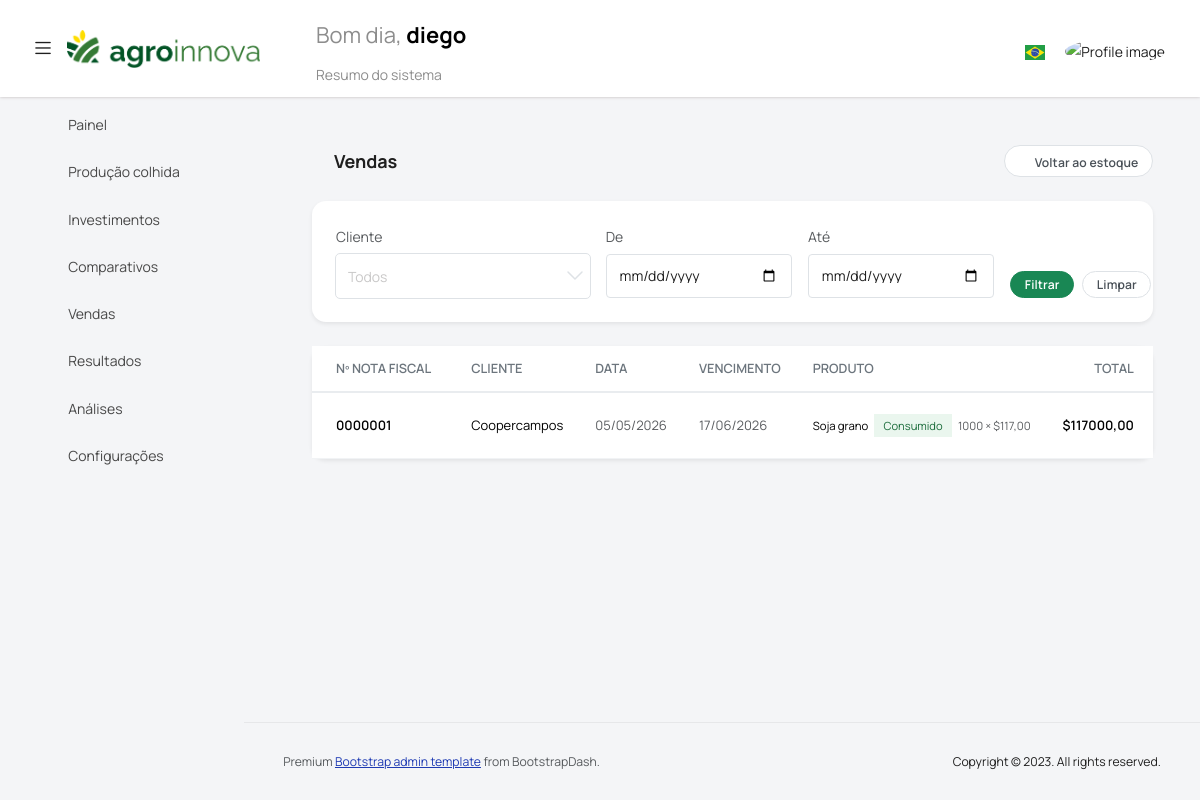
/ventas/ (signed in), run on an earlier commit of the app's database.
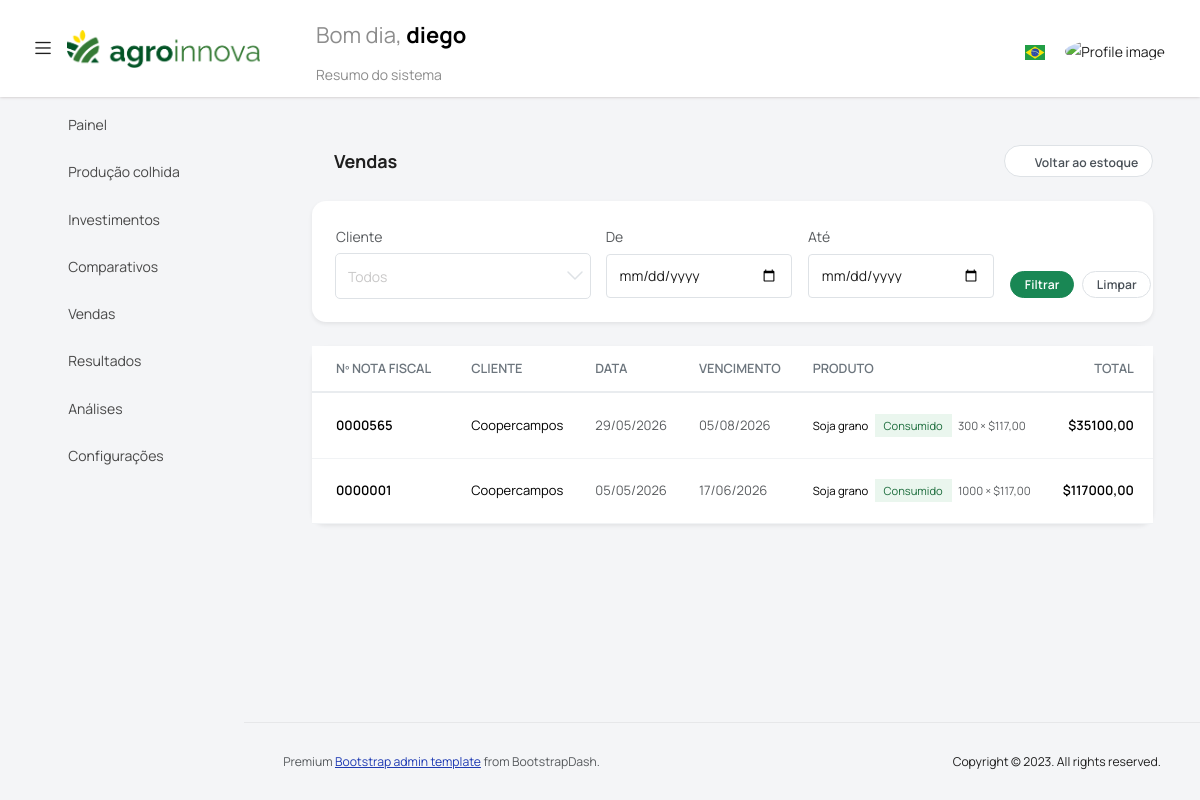
And on a later commit of the database.
### administracion/models.py (models this page shows, shortened)
class FacturaVenta(models.Model): #VER TEMA IMPUESTO
    empresa  = models.ForeignKey(Empresa, on_delete=models.CASCADE, verbose_name=_("Empresa"))
    cliente  = models.ForeignKey(Cliente, on_delete=models.CASCADE, verbose_name=_("Cliente"))
    numero   = models.CharField(max_length=20, verbose_name=_("NF-e número"))
    fecha             = models.DateField(verbose_name=_("Fecha"))
    fecha_vencimiento = models.DateField(null=True, blank=True, verbose_name=_("Fecha vencimiento"))
    archivo_pdf       = models.FileField(upload_to="facturas_venta/", blank=True, null=True, verbose_name=_("PDF"))
    creada            = models.DateTimeField(auto_now_add=True)
    usuario = models.ForeignKey("auth.User", on_delete=models.SET_NULL, null=True, blank=True, verbose_name=_("Usuario que creó"))
    class Meta:
        verbose_name = _("Factura de venta")
        verbose_name_plural = _("Facturas de venta")
        ordering = ["-fecha"]

class FacturaVentaItem(models.Model):
    DESTINO_CHOICES = [("M", "Semilla (Multiplicación)"), ("C", "Consumo")]
    factura         = models.ForeignKey(FacturaVenta, related_name="items", on_delete=models.CASCADE)
    producto        = models.ForeignKey(Producto, on_delete=models.CASCADE)
    cantidad        = models.DecimalField(max_digits=12, decimal_places=3)
    precio_unitario = models.DecimalField(max_digits=14, decimal_places=2)
    deposito_origen = models.ForeignKey(
        "gestion_agro.Deposito", on_delete=models.PROTECT,
        null=True, blank=True, verbose_name=_("Depósito origen"),
    )
    destino = models.CharField(
        max_length=1, choices=DESTINO_CHOICES,
        null=True, blank=True, verbose_name=_("Destino"),
    )
    um = models.ForeignKey(
        "agro.Unidad", on_delete=models.PROTECT,
        null=True, blank=True, verbose_name=_("Unidad de medida"),
    )
    class Meta:
        verbose_name = _("Ítem de factura de venta")
        verbose_name_plural = _("Ítems de factura de venta")

### gestion_agro/models.py (models this page shows, shortened)
class Cliente(models.Model):
    empresa = models.ForeignKey(Empresa, on_delete=models.CASCADE, verbose_name=_("Empresa"))
    razon_social = models.CharField(max_length=255, verbose_name=_("Razón social"))
    identificador = models.CharField(max_length=30, blank=True, null=True, verbose_name=_("CUIT / CNPJ"))
    class Meta:
        verbose_name = _("Cliente")
        verbose_name_plural = _("Clientes")
        unique_together = ("empresa", "razon_social")
    def __str__(self):
        return self.razon_social

class Producto(models.Model):
    empresa = models.ForeignKey(Empresa, on_delete=models.CASCADE, related_name="productos")
    codigo = models.CharField(max_length=50, verbose_name=_("Código"))
    nombre = models.CharField(max_length=255, verbose_name=_("Nombre"))
    categoria = models.ForeignKey(CategoriaProducto, on_delete=models.PROTECT, related_name="productos", verbose_name=_("Categoría"))
    unidad_base = models.ForeignKey(Unidad, on_delete=models.PROTECT, related_name="productos_unidad_base", verbose_name=_("Unidad base"))
    presentacion_defualt = models.ForeignKey("PresentacionProducto", on_delete=models.SET_NULL, null=True, blank=True, related_name="productos_presentacion_default", verbose_name=_("Presentación default"))
    precio = models.DecimalField(max_digits=18, decimal_places=4, default=0, verbose_name=_("Precio"))
    maneja_stock = models.BooleanField(default=True, verbose_name=_("Maneja stock"))
    activo = models.BooleanField(default=True, verbose_name=_("Activo"))
    producto_final = models.BooleanField(default=False, verbose_name=_("Producto final (cosecha)"))
    deposito_default = models.ForeignKey('Deposito', on_delete=models.SET_NULL, null=True, blank=True, related_name="productos_default")
    class Meta:
        verbose_name = _("Producto")
        verbose_name_plural = _("Productos")
        ordering = ["nombre"]
        constraints = [
            models.UniqueConstraint(fields=["empresa", "codigo"], name="uq_producto_empresa_codigo")
        ]

### administracion/views.py (the view, shortened to what this page needs)
# urls.py: path('ventas/', vista_lista_ventas, name='vista_lista_ventas'),
@login_required
def vista_lista_ventas(request):
    empresa = request.user.profile.empresa
    qs = (
        FacturaVenta.objects
        .filter(empresa=empresa)
        .prefetch_related("items__producto", "items__deposito_origen", "aplicaciones")
        .select_related("cliente")
        .order_by("-fecha")
    )
    cliente_id  = request.GET.get("cliente")
    fecha_desde = request.GET.get("fecha_desde")
    fecha_hasta = request.GET.get("fecha_hasta")
    venc_desde  = request.GET.get("venc_desde")
    venc_hasta  = request.GET.get("venc_hasta")
    from gestion_agro.models import Cliente
    clientes = Cliente.objects.filter(empresa=empresa).order_by("razon_social")
    if cliente_id:
        qs = qs.filter(cliente_id=cliente_id)
    if fecha_desde:
        qs = qs.filter(fecha__gte=fecha_desde)
    if fecha_hasta:
        qs = qs.filter(fecha__lte=fecha_hasta)
    facturas = []
    for f in qs:
        total = sum(i.cantidad * i.precio_unitario for i in f.items.all())
        cobrado = f.aplicaciones.aggregate(t=Coalesce(Sum("monto_aplicado"), _Decimal("0")))["t"]
        saldo = total - cobrado
        facturas.append({
            "obj":     f,
            "total":   total,
            "cobrado": cobrado,
            "saldo":   saldo,
            "estado":  "cobrada" if saldo <= 0 else "pendiente",
        })
    return render(request, "tem_administracion/lista_ventas.html", {
        "facturas":    facturas,
        "clientes":    clientes,
        "cliente_id":  cliente_id or "",
        "fecha_desde": fecha_desde or "",
        "fecha_hasta": fecha_hasta or "",
        "venc_desde":  venc_desde or "",
        "venc_hasta":  venc_hasta or "",
    })

### templates/tem_administracion/lista_ventas.html (shortened to what the changed rows need)
{% extends 'base.html' %}
{% load i18n %}
{% block content %}
<div class="container-fluid py-4">
    <div class="card shadow-sm">
        <div class="card-body p-0">
            {% if facturas %}
            <div class="table-responsive">
            <table class="table align-middle mb-0">
                <thead style="background:#f8f9fa;border-bottom:2px solid #e9ecef">
                    <tr>
                        <th class="px-4 py-3" style="font-size:.8rem;text-transform:uppercase;color:#6c757d">{% translate "N° Factura" %}</th>
                        <th class="px-3 py-3" style="font-size:.8rem;text-transform:uppercase;color:#6c757d">{% translate "Cliente" %}</th>
                        <th class="px-3 py-3" style="font-size:.8rem;text-transform:uppercase;color:#6c757d">{% translate "Fecha" %}</th>
                        <th class="px-3 py-3" style="font-size:.8rem;text-transform:uppercase;color:#6c757d">{% translate "Vencimiento" %}</th>
                        <th class="px-3 py-3" style="font-size:.8rem;text-transform:uppercase;color:#6c757d">{% translate "Producto" %}</th>
                        <th class="px-3 py-3 text-end" style="font-size:.8rem;text-transform:uppercase;color:#6c757d">{% translate "Total" %}</th>
                        <th class="px-3 py-3 text-end" style="font-size:.8rem;text-transform:uppercase;color:#6c757d">{% translate "Cobrado" %}</th>
                    </tr>
                </thead>
                <tbody>
                {% for f in facturas %}
                <tr style="border-bottom:1px solid #f1f3f5" onmouseover="this.style.background='#f8f9fa'" onmouseout="this.style.background=''">
                    <td class="px-4 py-3 fw-semibold">{{ f.obj.numero|default:"—" }}</td>
                    <td class="px-3 py-3">{{ f.obj.cliente }}</td>
                    <td class="px-3 py-3 text-muted small">{{ f.obj.fecha|date:"d/m/Y" }}</td>
                    <td class="px-3 py-3 text-muted small">{{ f.obj.fecha_vencimiento|date:"d/m/Y"|default:"—" }}</td>
                    <td class="px-3 py-3">
                        {% for item in f.obj.items.all %}
                        <div class="small">
                            {{ item.producto.nombre }}
                            {% if item.destino == 'M' %}
                            <span class="badge ms-1" style="background:#fff8e6;color:#92680a;font-size:.7rem">{% translate "Semilla" %}</span>
                            {% elif item.destino == 'C' %}
                            <span class="badge ms-1" style="background:#eaf6ee;color:#1a6b3a;font-size:.7rem">{% translate "Consumo" %}</span>
                            {% endif %}
                            <span class="text-muted ms-1">{{ item.cantidad|floatformat:0 }} × ${{ item.precio_unitario }}</span>
                        </div>
                        {% endfor %}
                    </td>
                    <td class="px-3 py-3 text-end fw-semibold">${{ f.total|floatformat:2 }}</td>
                    <td class="px-3 py-3 text-end text-success">${{ f.cobrado|floatformat:2 }}</td>
                </tr>
                {% endfor %}
                </tbody>
            </table>
            </div>
            {% else %}
            <div class="text-center py-5 text-muted">
                <i class="mdi mdi-cart-off display-5 d-block mb-2"></i>
                {% translate "No hay ventas registradas" %}
            </div>
            {% endif %}
        </div>
    </div>
</div>
{% endblock %}

What changed in the data, as far as the page shows it:
added FacturaVenta: obj.numero "0000565", obj.cliente "Coopercampos", obj.fecha "29/05/2026", obj.fecha_vencimiento "05/08/2026", total "35100,00"
added FacturaVentaItem: producto.nombre "Soja grano", cantidad "300", precio_unitario "117,00", shown under "0000565"
